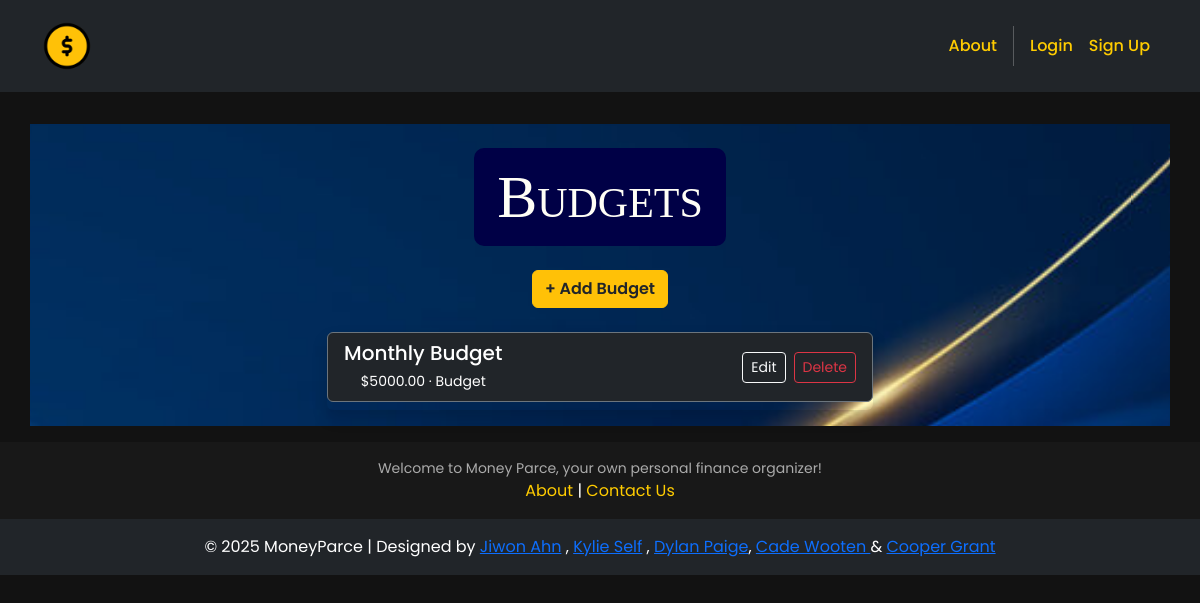
Before: /budgets/ with the older database file.
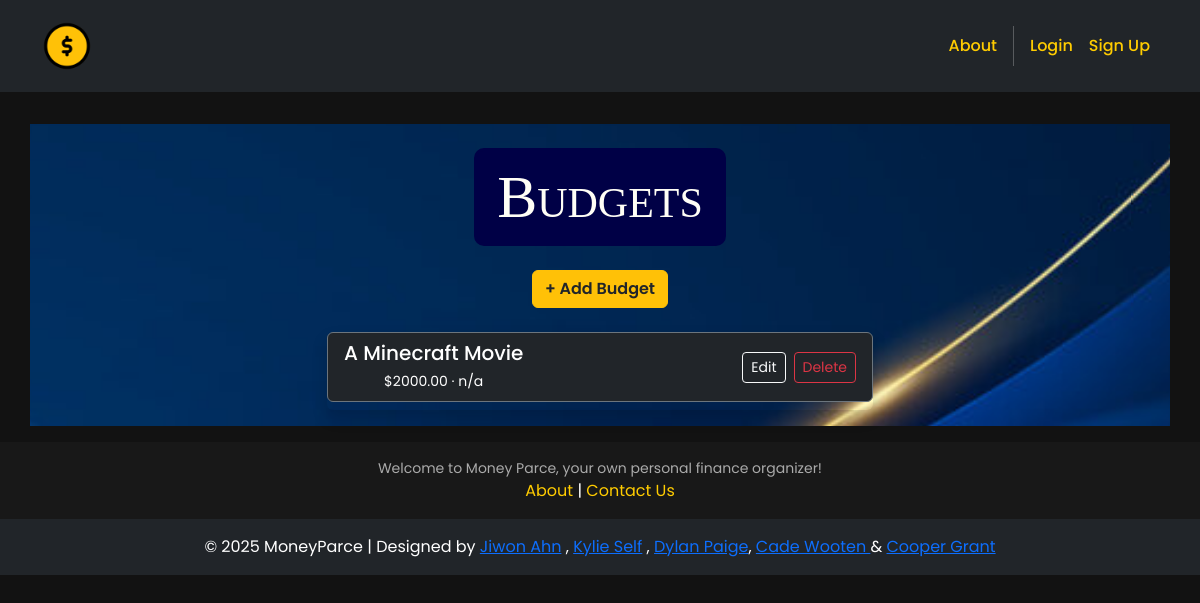
After: the same page with the newer database file.
### budgets/models.py (models this page shows, shortened)
class Budget(models.Model):
    name = models.CharField(max_length=100)
    amount = models.DecimalField(max_digits=10, decimal_places=2)
    category = models.CharField(max_length=50)
    start_date = models.DateField()
    end_date = models.DateField()
    notes = models.TextField(blank=True)
    user = models.ForeignKey(User, on_delete=models.CASCADE)

### budgets/views.py (the view)
# urls.py: path('', views.budget_list, name='budget_list'),
def budget_list(request):
    budgets = Budget.objects.all()
    return render(request, 'budgets/budget_list.html', {'budgets': budgets})

### budgets/templates/budgets/budget_list.html
{% extends 'base.html' %}
{% block content %}
<div class="p-3">
  <div class="container">
    <div class="row mt-3">
      <div class="col-md-6 mx-auto mb-3">
        <br>
        <h2>Budgets</h2>
        <br>
        <br>
        <a href="{% url 'create_budget' %}">
          <button class="btn btn-warning text-dark fw-semibold">
            + Add Budget
          </button>
        </a>
        <br>
        <br>
        {% if budgets %}
          <div class="list-group shadow">
            {% for budget in budgets %}
              <div class="list-group-item bg-dark text-white d-flex justify-content-between align-items-center border-secondary rounded-2 mb-2">
                <div>
                  <h5 class="mb-1">{{ budget.name }}</h5>
                  <small>${{ budget.amount }} &middot; {{ budget.category }}</small>
                </div>
                <div class="d-flex gap-2">
                  <a href="{% url 'edit_budget' budget.id %}" class="btn btn-outline-light btn-sm">Edit</a>
                  <a href="{% url 'delete_budget' budget.id %}" class="btn btn-outline-danger btn-sm">Delete</a>
                </div>
              </div>
            {% endfor %}
          </div>
        {% else %}
          <p class="text-center text-muted mt-4">No budgets found.</p>
        {% endif %}
      </div>
    </div>
  </div>
</div>
{% endblock %}

### moneyparce/templates/base.html (shortened to what this page needs)
<!DOCTYPE html>
<html>
  {% load static %}
  <head>
    <link href="https://cdn.jsdelivr.net/npm/bootstrap@5.3.3/dist/css/bootstrap.min.css" rel="stylesheet">
    <link href="https://cdnjs.cloudflare.com/ajax/libs/font-awesome/6.1.1/css/all.min.css" rel="stylesheet">
    <link href="https://cdn.jsdelivr.net/npm/bootstrap-icons@1.10.5/font/bootstrap-icons.css" rel="stylesheet">
    <link rel="stylesheet" type="text/css" href="{% static 'css/style.css' %}">
  </head>
  <body>
    <nav class="p-3 navbar navbar-dark bg-dark navbar-expand-lg">
      <div class="container">
        <a class="navbar-brand" href="{% url 'home.index' %}">
          <img src="{% static 'img/logo.png' %}" alt="Money Parce Logo" height="50" />
        </a>
        <div class="collapse navbar-collapse" id="navbarNavAltMarkup">
          <div class="navbar-nav ms-auto">
            <a class="nav-link" href="{% url 'home.about' %}">About</a>
            {% if user.is_authenticated %}
            <a class="nav-link" href="{% url 'transactions' %}">Transactions</a>
            <a class="nav-link" href="{% url 'budget_list' %}">Budgets</a>
            <a class="nav-link" href="{% url 'data.index' %}">Graph</a>
            <a class="nav-link" href="{% url 'download_data' %}">Download</a>
            <a class="nav-link"
              href="{% url 'accounts.logout' %}">Logout ({{user.username }})</a>
            {% else %}
            <a class="nav-link"
              href="{% url 'accounts.login' %}">Login</a>
            <a class="nav-link"
              href="{% url 'accounts.signup' %}">
              Sign Up
            </a>
            {% endif %}
          </div>
        </div>
      </div>
    </nav>
    <div>
      {% block content %}
      {% endblock content %}
    </div>
    <footer class="p-3 ms-footer">
      <div class="container text-center">
        <p>Welcome to Money Parce, your own personal finance organizer!</p>
        <div>
          <a href="{% url 'home.about' %}">About</a> |
          <a href="mailto:info@moviesstore.com">Contact Us</a>
        </div>
      </div>
    </footer>
    <section class="p-3 ms-footer-bottom bg-dark text-center text-white">
      <span>© 2025 MoneyParce | Designed by <a href="https://www.linkedin.com/in/jiwon-ahn-a4a31b247/" target="_blank">Jiwon Ahn</a> , <a href="https://www.linkedin.com/in/kylie-self-315200290/" target="_blank">Kylie Self</a> , <a href="https://www.linkedin.com/in/dylan-paige-b95b6132b" target="_blank">Dylan Paige</a>, <a href="https://www.linkedin.com/in/cade-wooten-42a609322?utm_source=share&utm_campaign=share_via&utm_content=profile&utm_medium=android_app" target="_blank">Cade Wooten </a> & <a href="https://www.linkedin.com/in/coopergrant1/" target="_blank">Cooper Grant </a></span>
    </section>
    <link rel="stylesheet" href="https://www.gstatic.com/dialogflow-console/fast/df-messenger/prod/v1/themes/df-messenger-default.css">
  </body>
</html>

### moneyparce/static/css/style.css (style rules this page uses)
body { width: 100%; text-align: center; margin: auto; font-family: "Poppins", sans-serif; background-color: #121212; color: #ffffff; }
.bg-index, .row { background: url("/static/img/background.jpg") no-repeat center center fixed; background-size: cover; }
h2 { text-align: center; margin: auto; border: 3px solid rgb(0, 0, 70); border-radius: 10px; padding: 10px 20px; background-color: rgb(0, 0, 70); font-size: 60px; font-family: "Impact", fantasy; font-variant: small-caps; font-stretch: ultra-expanded; color: #FFFEF6; display: inline-block; }
p { width: 100%; text-align: center; margin: auto; color: #ffffff; }
.navbar a.nav-link { color: #ffcc00 !important; font-weight: 500; transition: color 0.3s ease-in-out; }
.ms-footer { background-color: #181818; padding: 30px 0; text-align: center; }
.ms-footer p { color: #aaaaaa; font-size: 14px; }
.ms-footer a { color: #ffcc00; text-decoration: none; }
.ms-footer, a:hover { color: #ffffff; }

Changed rows visible on the page:
removed Budget: name "Monthly Budget", amount "5000.00", category "Budget"
added Budget: name "A Minecraft Movie", amount "2000.00", category "n/a"
